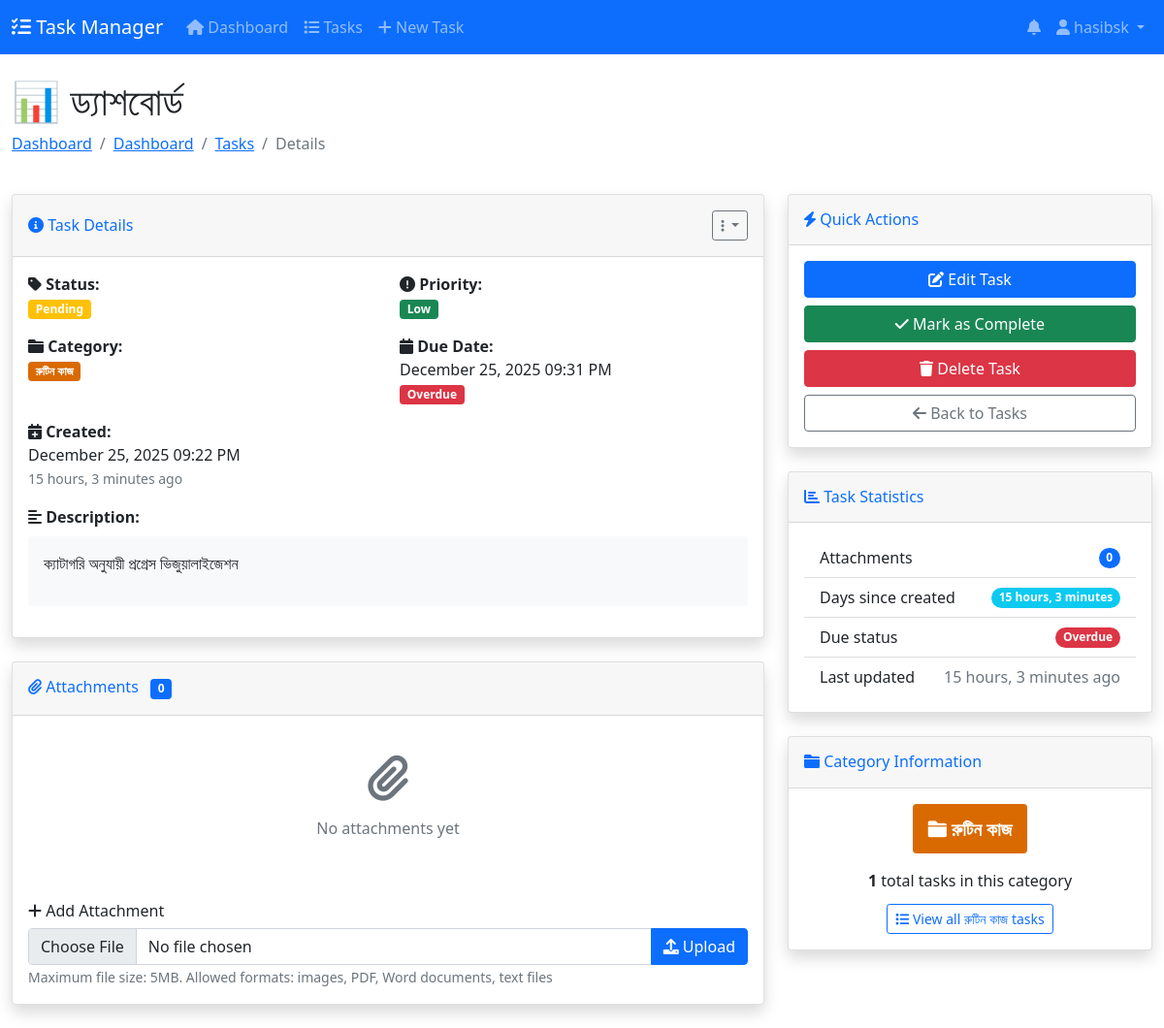
The page /tasks/tasks/10/ (signed in) on the database as committed earlier.
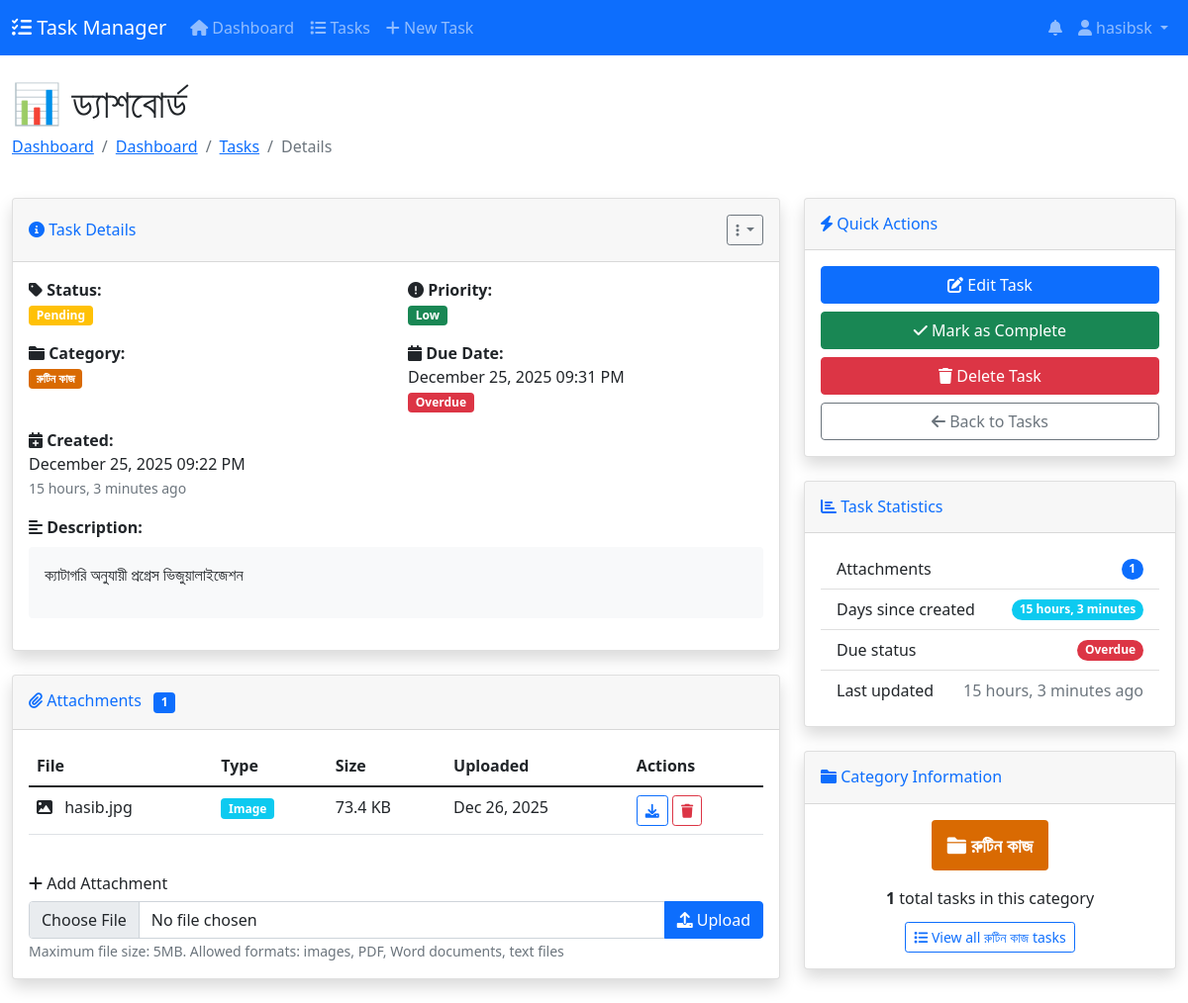
The same page on the database as committed later.
### tasks/models.py (models this page shows, shortened)
class Task(models.Model):
    STATUS_CHOICES = [
        ('pending', 'Pending'),
        ('in_progress', 'In Progress'),
        ('completed', 'Completed'),
        ('cancelled', 'Cancelled'),
    ]
    PRIORITY_CHOICES = [
        ('low', 'Low'),
        ('medium', 'Medium'),
        ('high', 'High'),
        ('urgent', 'Urgent'),
    ]
    user = models.ForeignKey(User, on_delete=models.CASCADE, related_name='tasks')
    title = models.CharField(max_length=200)
    description = models.TextField(blank=True)
    status = models.CharField(max_length=20, choices=STATUS_CHOICES, default='pending')
    priority = models.CharField(max_length=20, choices=PRIORITY_CHOICES, default='medium')
    category = models.ForeignKey(Category, on_delete=models.SET_NULL, null=True, blank=True, related_name='tasks')
    due_date = models.DateTimeField(null=True, blank=True)
    created_at = models.DateTimeField(auto_now_add=True)
    updated_at = models.DateTimeField(auto_now=True)
    completed_at = models.DateTimeField(null=True, blank=True)
    class Meta:
        ordering = ['-created_at']
        indexes = [
            models.Index(fields=['user', 'status']),
            models.Index(fields=['user', 'due_date']),
            models.Index(fields=['user', 'priority']),
        ]
    def is_overdue(self):
        if self.due_date and self.status not in ['completed', 'cancelled']:
            return timezone.now() > self.due_date
        return False

class Category(models.Model):
    name = models.CharField(max_length=100)
    color = models.CharField(max_length=7, default='#007bff')  # HEX color
    user = models.ForeignKey(User, on_delete=models.CASCADE, null=True, blank=True)
    created_at = models.DateTimeField(auto_now_add=True)
    class Meta:
        verbose_name_plural = "Categories"
        ordering = ['name']

class TaskAttachment(models.Model):
    task = models.ForeignKey(Task, on_delete=models.CASCADE, related_name='attachments')
    file = CloudinaryField(resource_type='raw',folder='task_attachments',null=True,blank=True)
    filename = models.CharField(max_length=255, blank=True)
    file_type = models.CharField(max_length=50, blank=True)
    file_size = models.IntegerField(default=0)
    uploaded_at = models.DateTimeField(auto_now_add=True)

### tasks/views.py (the view)
# urls.py: path('tasks/<int:pk>/', views.task_detail, name='task_detail'),
@login_required
def task_detail(request, pk):
    task = get_object_or_404(Task, pk=pk, user=request.user)
    attachments = task.attachments.all()
    if request.method == 'POST':
        form = AttachmentForm(request.POST, request.FILES)
        if form.is_valid():
            attachment = form.save(commit=False)
            attachment.task = task
            attachment.save()
            messages.success(request, 'Attachment added successfully!')
            return redirect('task_detail', pk=task.pk)
    else:
        form = AttachmentForm()
    context = {
        'task': task,
        'attachments': attachments,
        'form': form,
    }
    return render(request, 'tasks/task_detail.html', context)

### tasks/forms.py
class AttachmentForm(forms.ModelForm):
    class Meta:
        model = TaskAttachment
        fields = ['file']
        widgets = {
            'file': forms.FileInput(attrs={
                'class': 'form-control',
                'id': 'file_input'
            })
        }

### notifications/models.py (called while the page is built)
    @property
    def icon(self):
        icons = {
            'task_created': 'fas fa-plus-circle text-primary',
            'task_updated': 'fas fa-edit text-info',
            'task_completed': 'fas fa-check-circle text-success',
            'task_due': 'fas fa-clock text-warning',
            'task_overdue': 'fas fa-exclamation-triangle text-danger',
            'task_assigned': 'fas fa-user-plus text-primary',
            'system': 'fas fa-cog text-secondary',
        }
        return icons.get(self.notification_type, 'fas fa-bell')

### templates/tasks/task_detail.html (shortened to what the changed rows need)
{% extends 'base.html' %}
{% load crispy_forms_tags %}
{% block header %}{{ task.title }}{% endblock %}
{% block content %}
<div class="row">
    <div class="col-lg-8">
        <div class="card shadow mb-4">
            <div class="card-body">
                <div class="row">
                    <div class="col-md-6 mb-3">
                        <strong><i class="fas fa-tag"></i> Status:</strong>
                        <br>
                        {% if task.status == 'completed' %}
                        <span class="badge bg-success">Completed</span>
                        {% elif task.status == 'in_progress' %}
                        <span class="badge bg-info">In Progress</span>
                        {% else %}
                        <span class="badge bg-warning">Pending</span>
                        {% endif %}
                    </div>
                    <div class="col-md-6 mb-3">
                        <strong><i class="fas fa-exclamation-circle"></i> Priority:</strong>
                        <br>
                        {% if task.priority == 'high' %}
                        <span class="badge bg-danger">High</span>
                        {% elif task.priority == 'medium' %}
                        <span class="badge bg-warning">Medium</span>
                        {% else %}
                        <span class="badge bg-success">Low</span>
                        {% endif %}
                    </div>
                    <div class="col-md-6 mb-3">
                        <strong><i class="fas fa-folder"></i> Category:</strong>
                        <br>
                        {% if task.category %}
                        <span class="badge" style="background-color: {{ task.category.color }}">
                            {{ task.category.name }}
                        </span>
                        {% else %}
                        <span class="text-muted">No category</span>
                        {% endif %}
                    </div>
                    <div class="col-md-6 mb-3">
                        <strong><i class="fas fa-calendar"></i> Due Date:</strong>
                        <br>
                        {% if task.due_date %}
                        {{ task.due_date|date:"F d, Y h:i A" }}
                        {% if task.is_overdue %}
                        <br><span class="badge bg-danger">Overdue</span>
                        {% elif task.days_remaining %}
                        <br><small class="text-muted">{{ task.days_remaining }} days remaining</small>
                        {% endif %}
                        {% else %}
                        <span class="text-muted">No due date</span>
                        {% endif %}
                    </div>
                    <div class="col-md-6 mb-3">
                        <strong><i class="fas fa-calendar-plus"></i> Created:</strong>
                        <br>
                        {{ task.created_at|date:"F d, Y h:i A" }}
                        <br><small class="text-muted">{{ task.created_at|timesince }} ago</small>
                    </div>
                    <div class="col-12 mb-3">
                        <strong><i class="fas fa-align-left"></i> Description:</strong>
                        <div class="mt-2 p-3 bg-light rounded">
                            {% if task.description %}
                            {{ task.description|linebreaks }}
                            {% else %}
                            <span class="text-muted">No description provided</span>
                            {% endif %}
                        </div>
                    </div>
                </div>
            </div>
        </div>
        <div class="card shadow mb-4">
            <div class="card-header py-3 d-flex justify-content-between align-items-center">
                <h6 class="m-0 font-weight-bold text-primary">
                    <i class="fas fa-paperclip"></i> Attachments
                    <span class="badge bg-primary ms-2">{{ attachments.count }}</span>
                </h6>
            </div>
            <div class="card-body">
                {% if attachments %}
                <div class="table-responsive">
                    <table class="table table-hover">
                        <thead>
                            <tr>
                                <th>File</th>
                                <th>Type</th>
                                <th>Size</th>
                                <th>Uploaded</th>
                                <th>Actions</th>
                            </tr>
                        </thead>
                        <tbody>
                            {% for attachment in attachments %}
                            <tr>
                                <td>
                                    <i class="fas
                                        {% if attachment.file_type == 'image' %}fa-image
                                        {% elif attachment.file_type == 'pdf' %}fa-file-pdf
                                        {% elif attachment.file_type == 'document' %}fa-file-word
                                        {% else %}fa-file{% endif %} me-2"></i>
                                    {{ attachment.filename|truncatechars:30 }}
                                </td>
                                <td>
                                    {% if attachment.file_type == 'image' %}
                                    <span class="badge bg-info">Image</span>
                                    {% elif attachment.file_type == 'pdf' %}
                                    <span class="badge bg-danger">PDF</span>
                                    {% elif attachment.file_type == 'document' %}
                                    <span class="badge bg-primary">Document</span>
                                    {% else %}
                                    <span class="badge bg-secondary">Other</span>
                                    {% endif %}
                                </td>
                                <td>
                                    {% if attachment.file_size < 1024 %}
                                    {{ attachment.file_size }} bytes
                                    {% elif attachment.file_size < 1048576 %}
                                    {{ attachment.file_size|filesizeformat }}
                                    {% else %}
                                    {{ attachment.file_size|filesizeformat }}
                                    {% endif %}
                                </td>
                                <td>{{ attachment.uploaded_at|date:"M d, Y" }}</td>
                                <td>
                                    <a href="{{ attachment.file.url }}" target="_blank"
                                       class="btn btn-sm btn-outline-primary" title="Download">
                                        <i class="fas fa-download"></i>
                                    </a>
                                    <button type="button" class="btn btn-sm btn-outline-danger"
                                            data-bs-toggle="modal"
                                            data-bs-target="#deleteAttachmentModal{{ attachment.pk }}"
                                            title="Delete">
                                        <i class="fas fa-trash"></i>
                                    </button>
                                </td>
                            </tr>
                            {% endfor %}
                        </tbody>
                    </table>
                </div>
                {% else %}
                <div class="text-center py-4">
                    <i class="fas fa-paperclip fa-3x text-muted mb-3"></i>
                    <p class="text-muted">No attachments yet</p>
                </div>
                {% endif %}
            </div>
        </div>
    </div>
    <div class="col-lg-4">
        <div class="card shadow mb-4">
            <div class="card-body">
                <ul class="list-group list-group-flush">
                    <li class="list-group-item d-flex justify-content-between align-items-center">
                        Attachments
                        <span class="badge bg-primary rounded-pill">{{ attachments.count }}</span>
                    </li>
                    <li class="list-group-item d-flex justify-content-between align-items-center">
                        Days since created
                        <span class="badge bg-info rounded-pill">{{ task.created_at|timesince }}</span>
                    </li>
                    <li class="list-group-item d-flex justify-content-between align-items-center">
                        Last updated
                        <span class="text-muted">{{ task.updated_at|timesince }} ago</span>
                    </li>
                </ul>
            </div>
        </div>
        {% if task.category %}
        <div class="card shadow mb-4">
            <div class="card-header py-3">
                <h6 class="m-0 font-weight-bold text-primary">
                    <i class="fas fa-folder"></i> Category Information
                </h6>
            </div>
            <div class="card-body text-center">
                <span class="badge p-3 mb-3" style="background-color: {{ task.category.color }}; font-size: 1.2rem;">
                    <i class="fas fa-folder"></i> {{ task.category.name }}
                </span>
                <p class="mb-1">
                    <strong>{{ task.category.tasks.count }}</strong> total tasks in this category
                </p>
                <a href="{% url 'task_list' %}?category={{ task.category.pk }}" class="btn btn-sm btn-outline-primary mt-2">
                    <i class="fas fa-list"></i> View all {{ task.category.name }} tasks
                </a>
            </div>
        </div>
        {% endif %}
    </div>
</div>
{% endblock %}

Rows that differ between the two databases and show on the page:
computed for Task "📊 ড্যাশবোর্ড": count "0" → "1"
added TaskAttachment: filename "hasib.jpg", file_type "Image", file_size|filesizeformat "73.4 KB", uploaded_at "Dec 26, 2025"
Other text that changed with them:
{{ attachments.count }}: "0" → "1"
text no longer shown: "No attachments yet"
text now shown: "File Type Size Uploaded Actions"
